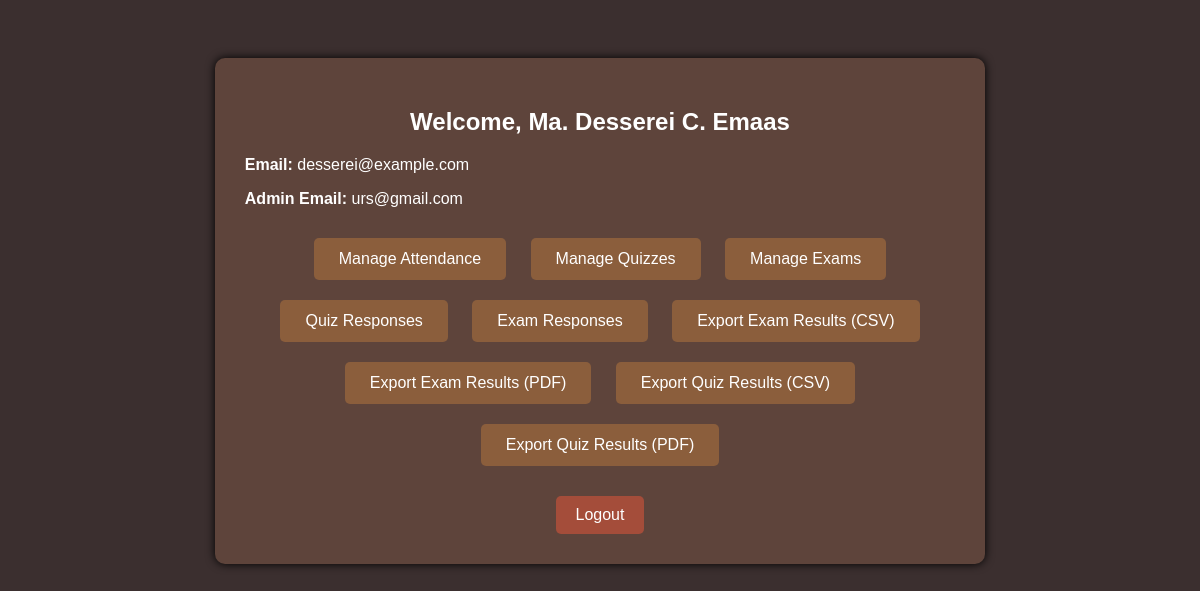
The page /admin/home (signed in) on the database its author committed.
### tables this page shows
CREATE TABLE users (
                            id INTEGER PRIMARY KEY AUTOINCREMENT,
                            name TEXT NOT NULL,
                            email TEXT,
                            password TEXT NOT NULL,
                            role TEXT NOT NULL,
                            student_number TEXT,
                            admin_email TEXT);

### app.py (the view)
@app.route('/admin/home')
def admin_home():
    if session.get('role') != 'admin':
        return redirect('/')
    user_id = session['user_id']
    with sqlite3.connect(DB_NAME) as conn:
        cursor = conn.cursor()
        cursor.execute("SELECT * FROM users WHERE id=?", (user_id,))
        user = cursor.fetchone()
    return render_template('admin_home.html', user=user)

### templates/admin_home.html (shortened to what this page needs)
<!DOCTYPE html>
<html>
<head>
</head>
<body>
    <div class="container">
        <h2>Welcome, {{ user[1] }}</h2>
        <div class="info">
            <p><strong>Email:</strong> {{ user[2] }}</p>
            <p><strong>Admin Email:</strong> {{ user[6] }}</p>
        </div>
        <div class="nav-buttons">
    <a href="{{ url_for('admin_attendance') }}">Manage Attendance</a>
    <a href="{{ url_for('admin_manage_quizzes') }}">Manage Quizzes</a>
    <a href="{{ url_for('admin_manage_exams') }}">Manage Exams</a>
    <a href="{{ url_for('admin_quiz_submissions') }}">Quiz Responses</a>
    <a href="{{ url_for('admin_exam_submissions') }}">Exam Responses</a>
    <a href="{{ url_for('admin_export_exam_results_csv') }}">Export Exam Results (CSV)</a>
    <a href="{{ url_for('admin_export_exam_results_pdf') }}">Export Exam Results (PDF)</a>
    <a href="{{ url_for('admin_export_quiz_csv') }}">Export Quiz Results (CSV)</a>
    <a href="{{ url_for('admin_export_quiz_pdf') }}">Export Quiz Results (PDF)</a>
</div>
<a class="logout" href="{{ url_for('logout') }}">Logout</a>
    </div>
</body>
</html>

### templates/admin_home.html (style rules this page uses)
body { background-color: #3b2f2f; color: white; font-family: Arial, sans-serif; text-align: center; padding-top: 50px; }
.container { background-color: #5e443b; padding: 30px; margin: auto; width: 60%; border-radius: 10px; box-shadow: 0px 0px 10px black; }
h2 { margin-bottom: 20px; }
.info { text-align: left; margin: 20px 0; }
.nav-buttons a { display: inline-block; margin: 10px; padding: 12px 25px; background-color: #8b5e3c; color: white; text-decoration: none; border-radius: 5px; }
.logout { margin-top: 20px; display: inline-block; padding: 10px 20px; background-color: #a44d3a; border: none; border-radius: 5px; color: white; text-decoration: none; }

### rows shown on the page
users: name "Ma. Desserei C. Emaas", email "desserei@example.com", admin_email "urs@gmail.com"
